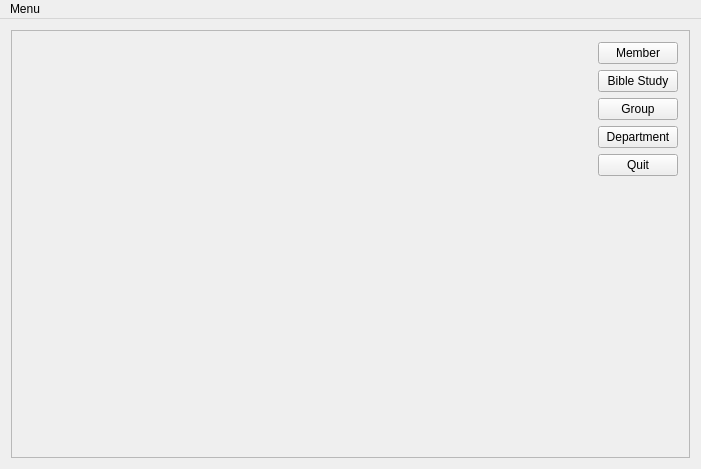
<?xml version="1.0" encoding="UTF-8"?>
<ui version="4.0">
 <class>Home</class>
 <widget class="QMainWindow" name="Home">
  <property name="geometry">
   <rect>
    <x>0</x>
    <y>0</y>
    <width>701</width>
    <height>469</height>
   </rect>
  </property>
  <property name="windowTitle">
   <string>Onnuri All Nations Baptist Church Register</string>
  </property>
  <widget class="QWidget" name="centralWidget">
   <layout class="QVBoxLayout" name="verticalLayout">
    <property name="sizeConstraint">
     <enum>QLayout::SetMaximumSize</enum>
    </property>
    <item>
     <widget class="QFrame" name="homeFrame">
      <property name="frameShape">
       <enum>QFrame::StyledPanel</enum>
      </property>
      <property name="frameShadow">
       <enum>QFrame::Raised</enum>
      </property>
      <layout class="QGridLayout" name="gridLayout">
       <item row="1" column="1">
        <widget class="QPushButton" name="btn_bible_study">
         <property name="text">
          <string>Bible Study</string>
         </property>
        </widget>
       </item>
       <item row="4" column="1">
        <widget class="QPushButton" name="btn_quit">
         <property name="text">
          <string>Quit</string>
         </property>
        </widget>
       </item>
       <item row="2" column="1">
        <widget class="QPushButton" name="btn_group">
         <property name="text">
          <string>Group</string>
         </property>
        </widget>
       </item>
       <item row="1" column="0">
        <spacer name="horizontalSpacer">
         <property name="orientation">
          <enum>Qt::Horizontal</enum>
         </property>
         <property name="sizeHint" stdset="0">
          <size>
           <width>40</width>
           <height>20</height>
          </size>
         </property>
        </spacer>
       </item>
       <item row="0" column="1">
        <widget class="QPushButton" name="btn_member">
         <property name="text">
          <string>Member</string>
         </property>
        </widget>
       </item>
       <item row="3" column="1">
        <widget class="QPushButton" name="btn_department">
         <property name="text">
          <string>Department</string>
         </property>
        </widget>
       </item>
       <item row="5" column="1">
        <spacer name="verticalSpacer">
         <property name="orientation">
          <enum>Qt::Vertical</enum>
         </property>
         <property name="sizeHint" stdset="0">
          <size>
           <width>20</width>
           <height>40</height>
          </size>
         </property>
        </spacer>
       </item>
      </layout>
     </widget>
    </item>
   </layout>
  </widget>
  <widget class="QMenuBar" name="menuBar">
   <property name="geometry">
    <rect>
     <x>0</x>
     <y>0</y>
     <width>701</width>
     <height>22</height>
    </rect>
   </property>
   <property name="defaultUp">
    <bool>true</bool>
   </property>
   <widget class="QMenu" name="menuMenu">
    <property name="title">
     <string>Menu</string>
    </property>
    <addaction name="actionfiles"/>
    <addaction name="actionnew"/>
    <addaction name="actionedit"/>
   </widget>
   <addaction name="menuMenu"/>
  </widget>
  <action name="actionfiles">
   <property name="text">
    <string>files</string>
   </property>
  </action>
  <action name="actionnew">
   <property name="text">
    <string>new</string>
   </property>
  </action>
  <action name="actionedit">
   <property name="text">
    <string>edit</string>
   </property>
  </action>
 </widget>
 <layoutdefault spacing="6" margin="11"/>
 <resources/>
 <connections/>
</ui>
